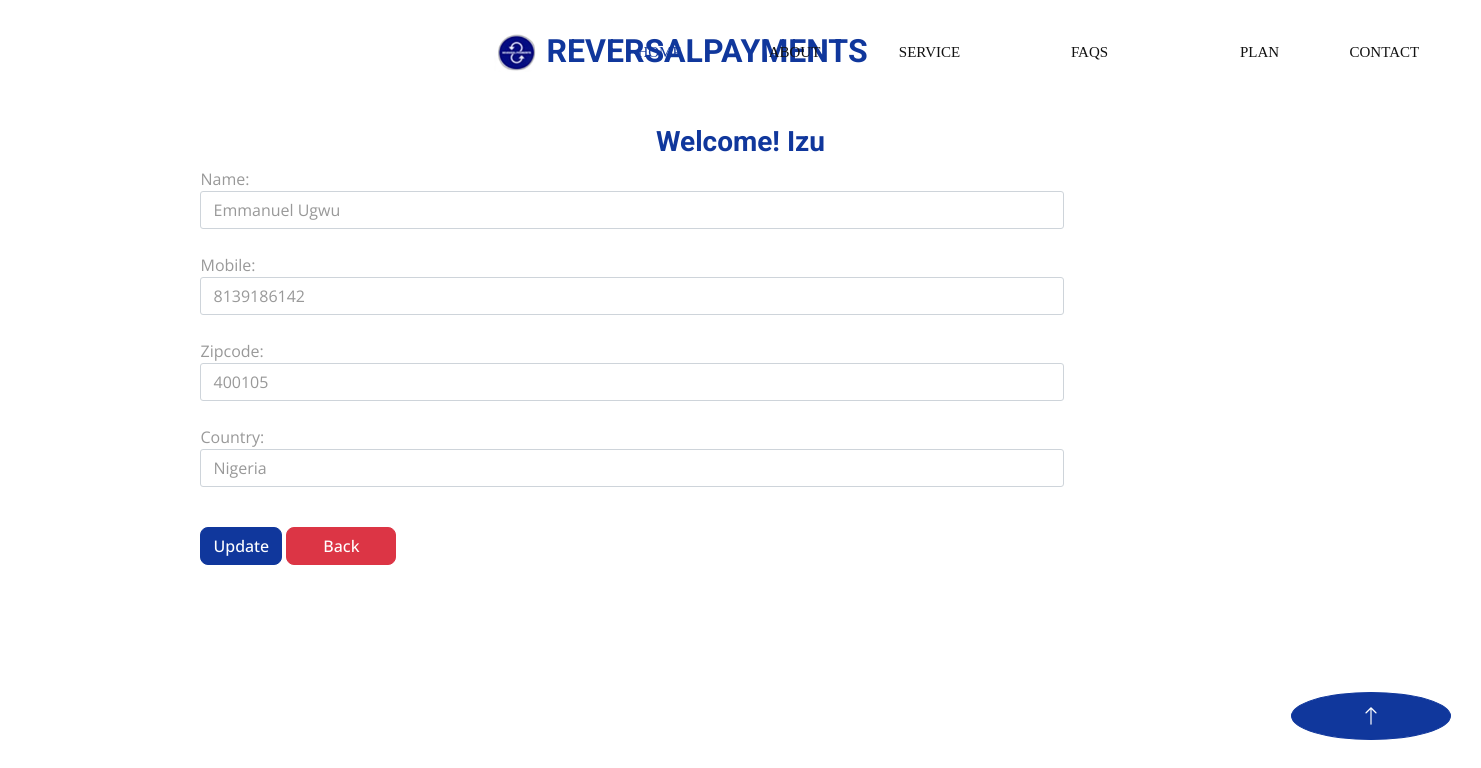
Screenshot of /updateAddress/12 (signed in) with the database file from the repository.
### base/models.py (models this page shows, shortened)
class Customer(models.Model):
    user = models.ForeignKey(User, on_delete=models.CASCADE)
    name = models.CharField(max_length=200)
    mobile = models.IntegerField(default=0)
    zipcode = models.IntegerField()
    country = models.CharField(max_length=200)

### base/views.py (the view, shortened to what this page needs)
# urls.py: path('updateAddress/<int:pk>', views.updateAddress.as_view(), name='updateAddress'),
class updateAddress(View):
    def get(self,request,pk):
        add = Customer.objects.get(pk=pk)
        form = CustomerProfileForm(instance=add)
        return render(request, 'updateAddress.html', locals())

### base/forms.py
class CustomerProfileForm(forms.ModelForm):
    class Meta:
        model = Customer
        fields=[ 'name', 'mobile', 'zipcode', 'country' ]
        widgets={
            'name': forms.TextInput(attrs={'class': 'form-control'}),
            'mobile': forms.NumberInput(attrs={'class': 'form-control'}),
            'zipcode': forms.NumberInput(attrs={'class': 'form-control'}),
            'country': forms.TextInput(attrs={'class': 'form-control'}),
        }

### base/templates/updateAddress.html (shortened to what this page needs)
{% extends 'navbar.html' %}
{% load static %}
{% block main-content %}
<div class="container my-5">
    <div class="row">
        <h3 class="text-center">Welcome! <span class="text-capitalize">{{request.user}}</span></h3>
    </div>
    <div class="col-sm-8 offset-sm-1">
        <form action="" method="post">
                {% for fm in form %}
                    {{fm.label_tag}} {{fm}} <small class="text-danger">{{fm.errors|striptags}}</small> <br>
                {% endfor %}
            <div class="col-12 mt-3">
                <button type="submit" class="btn btn-primary">Update</button>
                <a href="{% url 'address' %}" type="button" class="btn btn-danger">Back</a>
            </div>
        </form>
    </div>
</div>
{% endblock main-content %}

### base/static/css/style.css (style rules this page uses)
.btn { font-weight: 500; transition: .5s; border-radius: 8px; }
.btn.btn-primary { color: #FFFFFF; }

### base/static/mine/styles.css (style rules this page uses)
a:nth-child(2) { width: 110px; }

### rows the page displays
Customer: form "Emmanuel Ugwu" "8139186142" "400105" "Nigeria"

### other values shown
{{ request.user }} "Izu"
{{ fm.label_tag }} "Name:" "Mobile:" "Zipcode:" "Country:"
